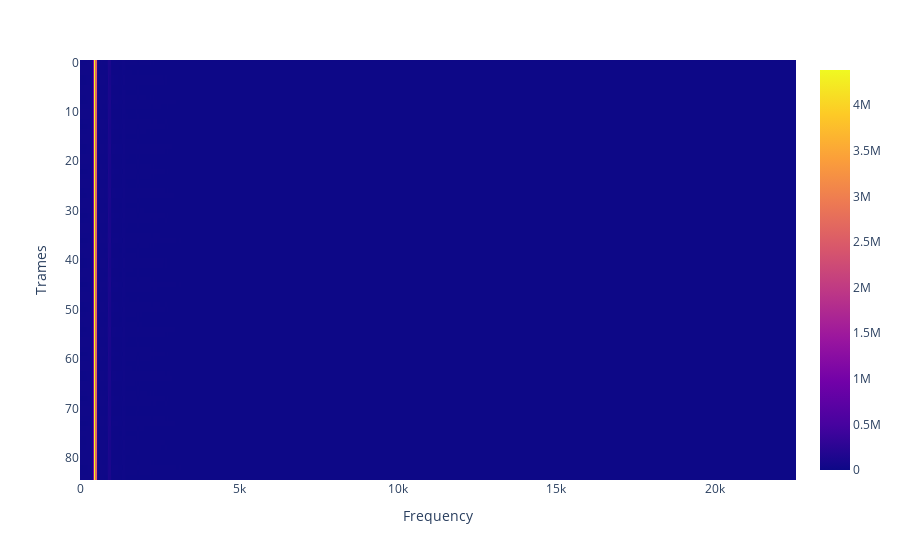

Notebook source saved alongside this figure:
### Code cell
orch_tfct.plot_specter()

### Figure 1 — Plotly figure (JSON) as saved in the notebook; plotly's stock layout.template omitted (floating-point values rounded to 4 significant figures; data arrays with more than 128 entries replaced by an {"elided": "..."} marker saying what was removed)
{"data": [{"coloraxis": "coloraxis", "hovertemplate": "Frequency: %{x}<br>Trames: %{y}<br>color: %{z}<extra></extra>", "name": "0", "type": "heatmap", "x": {"elided": "512 float values"}, "xaxis": "x", "y": [0, 1, 2, 3, 4, 5, 6, 7, 8, 9, 10, 11, 12, 13, 14, 15, 16, 17, 18, 19, 20, 21, 22, 23, 24, 25, 26, 27, 28, 29, 30, 31, 32, 33, 34, 35, 36, 37, 38, 39, 40, 41, 42, 43, 44, 45, 46, 47, 48, 49, 50, 51, 52, 53, 54, 55, 56, 57, 58, 59, 60, 61, 62, 63, 64, 65, 66, 67, 68, 69, 70, 71, 72, 73, 74, 75, 76, 77, 78, 79, 80, 81, 82, 83, 84], "yaxis": "y", "z": {"elided": "85x512 float values"}}], "layout": {"coloraxis": {"colorscale": [[0.0, "#0d0887"], [0.1111, "#46039f"], [0.2222, "#7201a8"], [0.3333, "#9c179e"], [0.4444, "#bd3786"], [0.5556, "#d8576b"], [0.6667, "#ed7953"], [0.7778, "#fb9f3a"], [0.8889, "#fdca26"], [1.0, "#f0f921"]]}, "margin": {"t": 60}, "xaxis": {"anchor": "y", "domain": [0.0, 1.0], "title": {"text": "Frequency"}}, "yaxis": {"anchor": "x", "autorange": "reversed", "domain": [0.0, 1.0], "title": {"text": "Trames"}}}}
